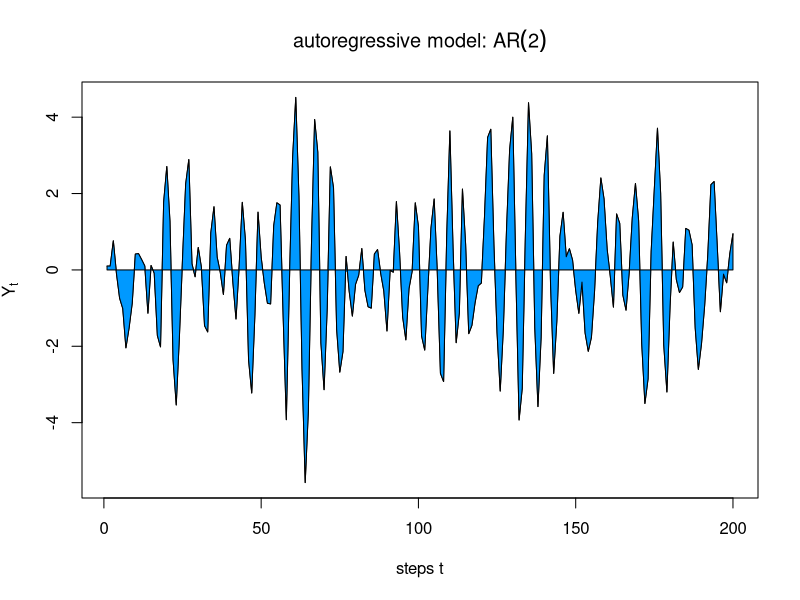

Reproduce this figure in R.
# AR() simulates the autoregressive model AR(p) for p in {0, 1, 2}:
AR = function (p, steps)
{
  
  # parameters:
  c    = 0.0
  phi1 = 0.9
  phi2 = -0.8
  
  # initialize data list:
  Y = list()
  
  # initial values:
  if (p > 0) {
    for (i in 1:p) {
      Y[i] = 0.1
    }
  }
  
  # AR(p) model rules:
  if (p == 0) {
    for (i in (p+1):steps) {
      Y[i] = c + rnorm(1, mean=0, sd=1)
    }
  }
  
  else if (p == 1) {
    for (i in (p+1):steps) {
      Y[i] = c + phi1*Y[[i-1]] + rnorm(1, mean=0, sd=1)
    }
  }
  
  else if (p == 2) {
    for (i in (p+1):steps) {
      Y[i] = c + phi1*Y[[i-1]] + phi2*Y[[i-2]] + rnorm(1, mean=0, sd=1)
    }
  }
  
  return (Y)
  
}


view = function()
{
  
  p     = 2
  steps = 200
  
  # generate data for plot:
  X  = c(1:steps)
  Y  = AR(p, steps)
  
  # generate data for fill-polygon:
  Xp = c(X, rev(X))
  Yp = c(rep(0, NROW(Y)), rev(Y))
  
  # plot data:
  plot(X, Y, type="l", 
             xlab="steps t", 
             ylab=expression("Y"[t]), 
             main=bquote(paste("autoregressive model: ", AR(.(p)))))
  polygon(Xp, Yp, col=c("#0099FF"))
  
}


view()